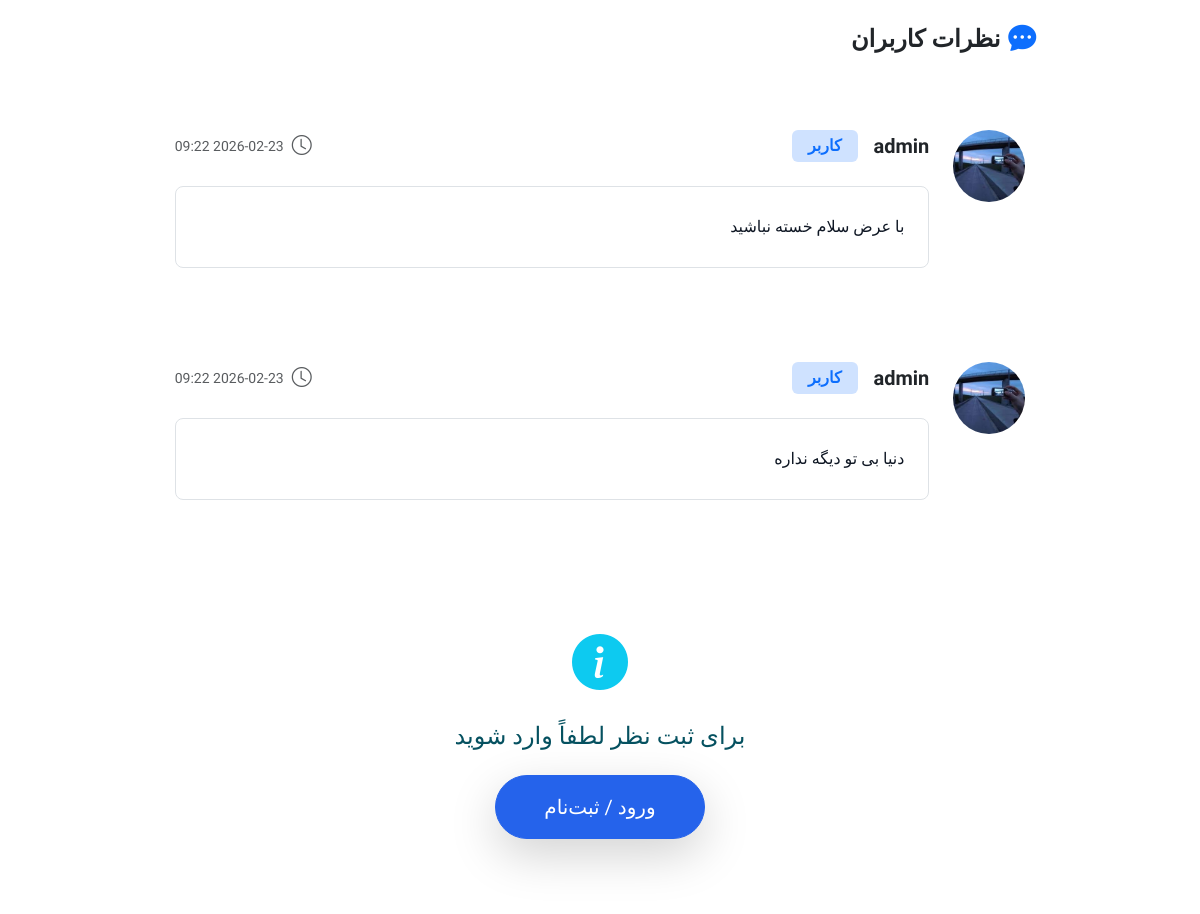
The page /page/اهداف-تولید-و-فروش (lower part) on the database as committed earlier.
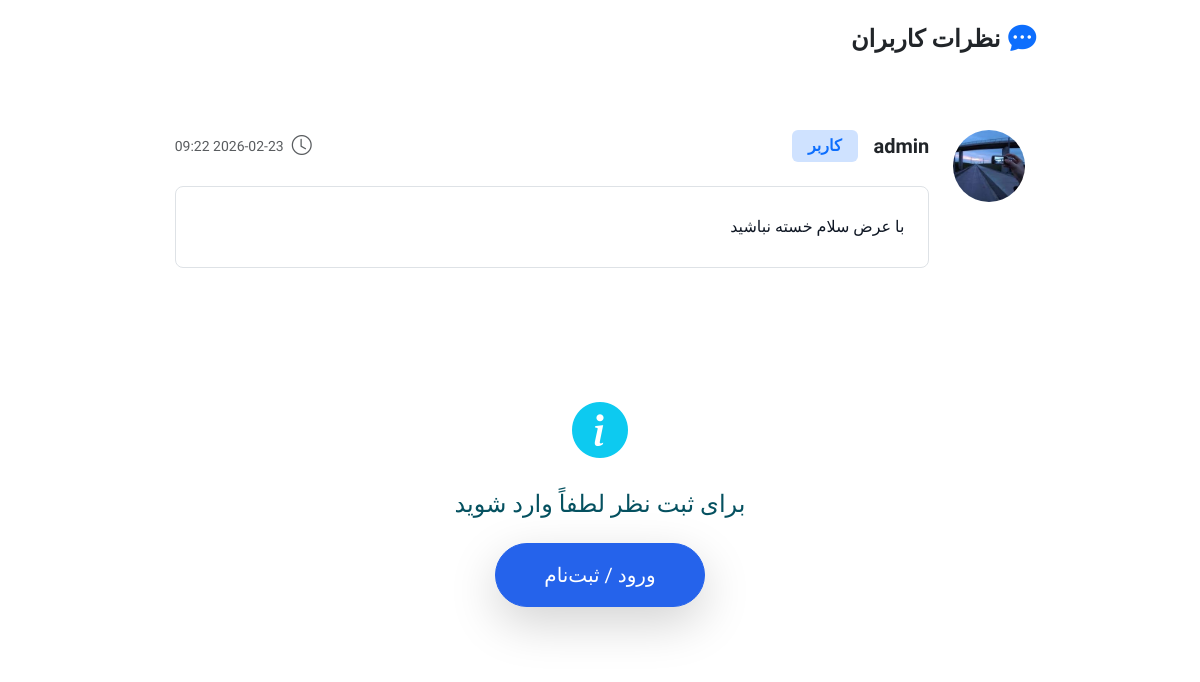
The same page on the database as committed later.
### app/models.py (models this page shows, shortened)
class Comment(db.Model):
    __tablename__ = 'comment'
    id = db.Column(db.Integer, primary_key=True)
    page = db.Column(db.String(300), nullable=False, index=True)
    user_id = db.Column(db.Integer, ForeignKey('user.id'), nullable=False)
    parent_id = db.Column(db.Integer, ForeignKey('comment.id'), nullable=True)
    content = db.Column(db.Text, nullable=False)
    created_at = db.Column(db.DateTime, default=datetime.utcnow)
    edited_at = db.Column(db.DateTime, nullable=True)
    deleted = db.Column(db.Boolean, default=False)
    deleted_at = db.Column(db.DateTime, nullable=True)
    user = relationship('User', back_populates='comments')
    children = relationship('Comment', backref=backref('parent', remote_side=[id]), cascade='all, delete-orphan')

class User(db.Model, UserMixin):
    __tablename__ = 'user'
    id = db.Column(db.Integer, primary_key=True)
    username = db.Column(db.String(150), unique=True, nullable=False)
    email = db.Column(db.String(150), unique=True, nullable=False)
    password = db.Column(db.String(200), nullable=False)
    full_name = db.Column(db.String(150))
    bio = db.Column(db.Text)
    role = db.Column(db.String(50), default='user')
    avatar = db.Column(db.String(200), default='default_avatar.png')
    created_at = db.Column(db.DateTime, default=datetime.utcnow)
    comments = relationship('Comment', back_populates='user', cascade='all, delete-orphan')

### app/blueprints/wiki/routes.py (the view)
@wiki_bp.route('/page/<path:page_name>', methods=['GET'], endpoint='view_page')
def view_page(page_name: str):
    page = Page.query.filter_by(slug=page_name).first()
    if not page:
        flash('صفحه یافت نشد', 'danger')
        return redirect(url_for('wiki.index'))
    gallery = page.get_gallery() or []
    videos = page.get_videos() or []
    personnel = page.get_personnel() or []
    feature_image_url = url_for('wiki.uploaded_file', filename=page.feature_image) if page.feature_image else None
    root_comments = []
    if Comment is not None:
        try:
            comments = Comment.query.filter_by(
                page=page_name,
                deleted=False
            ).order_by(Comment.created_at.asc()).all()
            for c in comments:
                _ = c.user
            children_map = {}
            for c in comments:
                if c.parent_id not in children_map:
                    children_map[c.parent_id] = []
                children_map[c.parent_id].append(c)
            root_comments = children_map.get(None, [])
            for c in comments:
                c.children = children_map.get(c.id, [])
        except Exception:
            current_app.logger.exception("خطا در دریافت کامنت‌ها برای صفحه %s", page_name)
            root_comments = []
    return render_template(
        'page.html',
        page=page,
        page_name=page_name,
        title=page.title,
        subtitle=page.subtitle,
        content=page.content,
        tags=page.tags.split(',') if page.tags else [],
        feature_image=page.feature_image,  # اضافه شد
        feature_image_url=feature_image_url,
        gallery=gallery,
        videos=videos,
        personnel=personnel,
        excerpt=page.excerpt,
        root_comments=root_comments
    )

### app/__init__.py (called while the page is built)
def _inject_template_helpers(app: Flask) -> None:
    @app.context_processor
    def _helpers():
        def endpoint_exists(name: str) -> bool:
            try:
                return name in current_app.view_functions
            except Exception:
                return False
        return {"endpoint_exists": endpoint_exists}

### app/models.py (called while the page is built)
    def get_gallery(self) -> List[str]:
        if not self.gallery:
            return []
        try:
            return json.loads(self.gallery)
        except (json.JSONDecodeError, TypeError, ValueError):
            return []

    def get_videos(self) -> List[str]:
        if not self.videos:
            return []
        try:
            return json.loads(self.videos)
        except (json.JSONDecodeError, TypeError, ValueError):
            return []

    def get_personnel(self) -> List[Dict[str, Any]]:
        if not self.personnel:
            return []
        try:
            data = json.loads(self.personnel)
            if isinstance(data, list):
                return [
                    item if isinstance(item, dict) else {}
                    for item in data
                ]
            return []
        except (json.JSONDecodeError, TypeError, ValueError):
            return []

### app/templates/page.html (shortened to what this page needs)
{% extends "base.html" %}
{% block content %}
<div class="container py-5">
  <div class="row justify-content-center">
    <div class="col-xl-10 col-lg-11">
              {% set effective_tags = tags or (page_meta.tags.split(',')|map('trim')|list if page_meta and page_meta.tags else []) %}
      <section id="comments" class="mt-5 pt-5" data-aos="fade-up">
        <h4 class="mb-5 fw-bold text-dark text-center text-md-start section-title position-relative pb-3">
          <i class="bi bi-chat-dots-fill me-2 text-primary fs-3"></i>نظرات کاربران
        </h4>
        <div id="comments-list" class="mb-5">
          {% if root_comments %}
            {% for c in root_comments %}
              {% if not c.deleted %}
                <div class="comment mb-5 rounded-4 bg-white bg-opacity-92 backdrop-blur-lg border border-white border-opacity-20 shadow-xl hover:shadow-2xl transition-all" id="comment-{{ c.id }}" data-aos="fade-up" data-aos-delay="{{ loop.index * 40 }}">
                  <div class="d-flex align-items-start gap-4">
                    <img src="{% if c.user.avatar %}{{ url_for('wiki.uploaded_file', filename=c.user.avatar) }}{% else %}{{ url_for('static', filename='images/avatar.png') }}{% endif %}"
                         alt="{{ c.user.username }}"
                         class="rounded-circle border-4 border-primary object-fit-cover shadow-md"
                         width="72" height="72"
                         onerror="this.onerror=null; this.src='{{ url_for('static', filename='images/avatar.png') }}'">
                    <div class="flex-grow-1 max-w-full overflow-hidden">
                      <div class="d-flex flex-wrap justify-content-between align-items-center mb-4 gap-3">
                        <div class="d-flex align-items-center gap-3">
                          <strong class="text-dark fs-5">{{ c.user.username }}</strong>
                          <span class="badge bg-primary-subtle text-primary px-3 py-2 fs-6">کاربر</span>
                        </div>
                        <small class="text-muted d-flex align-items-center gap-2">
                          <i class="bi bi-clock fs-5"></i> {{ c.created_at.strftime('%Y-%m-%d %H:%M') }}
                        </small>
                      </div>
                      <div class="comment-text-box p-4 rounded-3 bg-gray-50 bg-opacity-98 backdrop-blur-sm border border-gray-200 shadow-inner lh-lg fs-6 relative overflow-hidden">
                        {{ c.content | safe | replace('\n', '<br>') }}
                      </div>
                    </div>
                  </div>
                </div>
              {% endif %}
            {% endfor %}
          {% else %}
            <div class="alert alert-light border text-center py-5 rounded-4 bg-white bg-opacity-85 backdrop-blur-sm shadow-sm">
              <i class="bi bi-chat-dots display-1 text-muted mb-3"></i>
              <p class="h5 text-muted">هنوز نظری ثبت نشده است. اولین نظر را شما بنویسید!</p>
            </div>
          {% endif %}
        </div>
        {% if current_user.is_authenticated %}
        <div class="mt-5 p-5 rounded-4 bg-white bg-opacity-94 backdrop-blur-lg border border-white border-opacity-30 shadow-2xl">
          <h5 class="mb-4 fw-bold text-primary text-center fs-4">
            <i class="bi bi-pencil-square me-2 fs-5"></i>نظر جدید خود را بنویسید
          </h5>
          <form id="comment-form" action="{{ url_for('wiki.add_comment', page_name=page_name) }}" method="post">
            <textarea name="content" id="comment-content"
                      class="form-control border-primary bg-white rounded-3 p-4 mb-4 shadow-inner fs-5 resize-y"
                      rows="6" placeholder="نظر خود را اینجا بنویسید..." required></textarea>
            <input type="hidden" name="parent_id" id="comment-parent-id" value="">
            <div class="d-flex flex-wrap gap-3 justify-content-center">
              <button type="submit" id="comment-submit" class="btn btn-primary btn-lg rounded-pill px-5 py-3 hover-lift shadow-lg transition-all">
                <i class="bi bi-send-fill me-2 fs-5"></i> ارسال نظر
              </button>
              <button type="button" id="comment-cancel" class="btn btn-outline-secondary btn-lg rounded-pill px-5 py-3 hover-lift shadow-lg transition-all" style="display:none;">
                <i class="bi bi-x-lg me-2 fs-5"></i> انصراف
              </button>
            </div>
          </form>
        </div>
        {% else %}
        <div class="alert alert-info border-0 rounded-4 p-5 text-center mt-5 bg-white bg-opacity-90 backdrop-blur-lg shadow-xl">
          <i class="bi bi-info-circle-fill display-4 mb-4 d-block text-info"></i>
          <p class="h4 mb-4">برای ثبت نظر لطفاً وارد شوید</p>
          <a href="{{ url_for('auth.login') }}" class="btn btn-primary btn-lg rounded-pill px-5 py-3 hover-lift shadow-lg">
            ورود / ثبت‌نام
          </a>
        </div>
        {% endif %}
      </section>
    </div>
  </div>
</div>
{% endblock %}

### app/templates/base.html (shortened to what this page needs)
<!doctype html>
<html lang="fa" dir="rtl">
<head>
    <link href="https://cdn.jsdelivr.net/npm/bootstrap@5.3.2/dist/css/bootstrap.rtl.min.css" rel="stylesheet">
    <link href="https://cdn.jsdelivr.net/npm/bootstrap-icons@1.11.1/font/bootstrap-icons.css" rel="stylesheet">
    <link href="https://unpkg.com/aos@2.3.1/dist/aos.css" rel="stylesheet">
    <link rel="stylesheet" href="{{ url_for('static', filename='css/circular-text.css') }}">
    <link rel="stylesheet" href="{{ url_for('static', filename='css/theme.css') }}">
</head>
<body>
{% set home_url = url_for('wiki.index') if endpoint_exists('wiki.index') else '/' %}
{% set discover_url = url_for('wiki.discover') if endpoint_exists('wiki.discover') else url_for('wiki.index') %}
{% set edit_url = url_for('wiki.edit_page', page_slug='new') if endpoint_exists('wiki.edit_page') else '/edit/new' %}
{% set login_url = url_for('auth.login') if endpoint_exists('auth.login') else '/login' %}
{% set profile_url = url_for('auth.profile') if endpoint_exists('auth.profile') else '/profile' %}
{% set admin_users_url = url_for('admin.admin_users') if endpoint_exists('admin.admin_users') else None %}
<main class="container mt-0 pt-0">
    {% block content %}{% endblock %}
</main>
</body>
</html>

### app/static/css/theme.css (style rules this page uses)
:root { --bg: #f8fafc; --card: #ffffff; --muted: #6b7280; --text: #0f1724; --primary: #2563eb; --glass: linear-gradient(180deg, rgba(255,255,255,0.9), rgba(255,255,255,0.95)); }
* { box-sizing:border-box }
body { background:var(--bg); color:var(--text); font-family:"Vazirmatn", system-ui, -apple-system, "Segoe UI", Roboto, "Helvetica Neue", Arial; -webkit-font-smoothing:antialiased; -moz-osx-font-smoothing:grayscale; margin:0; }
.container { max-width:1100px }
.btn-primary { background:var(--primary);border-color:var(--primary) }
.comment { background:#fff;border:1px solid #eef2f7;padding:10px;border-radius:8px }

### app/templates/base.html (style rules this page uses)
:root { --primary: #0d6efd; --primary-dark: #0a58ca; --primary-soft: rgba(13, 110, 253, 0.1); --light-bg: #f8f9fc; --card-bg: #ffffff; --text-dark: #1f2937; --text-muted: #6c757d; --glass-border: rgba(15, 23, 42, 0.08); --shadow-sm: 0 4px 12px rgba(0,0,0,0.05); --shadow-md: 0 8px 24px rgba(0,0,0,0.08); --shadow-lg: 0 16px 32px rgba(0,0,0,0.12); --radius-md: 12px; --radius-lg: 16px; --transition: all 0.25s ease; }
body { font-family: 'Vazirmatn', system-ui, -apple-system, 'Segoe UI', Roboto, sans-serif; background: var(--light-bg); color: var(--text-dark); line-height: 1.6; -webkit-font-smoothing: antialiased; -moz-osx-font-smoothing: grayscale; }
.btn-primary { background: var(--primary); border-color: var(--primary); border-radius: 30px; font-weight: 500; padding: 0.45rem 1.25rem; box-shadow: 0 4px 12px rgba(13, 110, 253, 0.3); }

Rows that differ between the two databases and show on the page:
removed Comment: avatar (picture), user.username "admin", created_at "2026-02-23 09:22", content "دنیا بی تو دیگه نداره"
